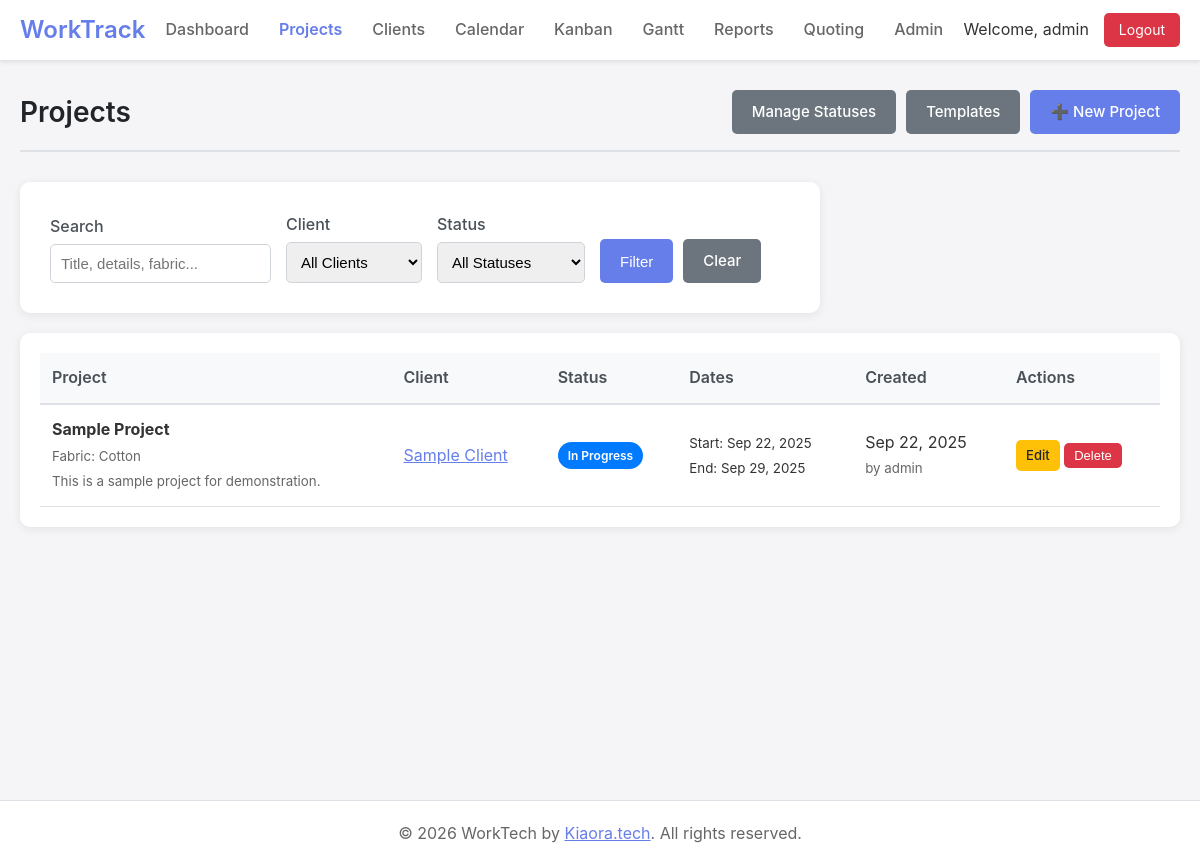
Page /projects.php (signed in) on the earlier database version.
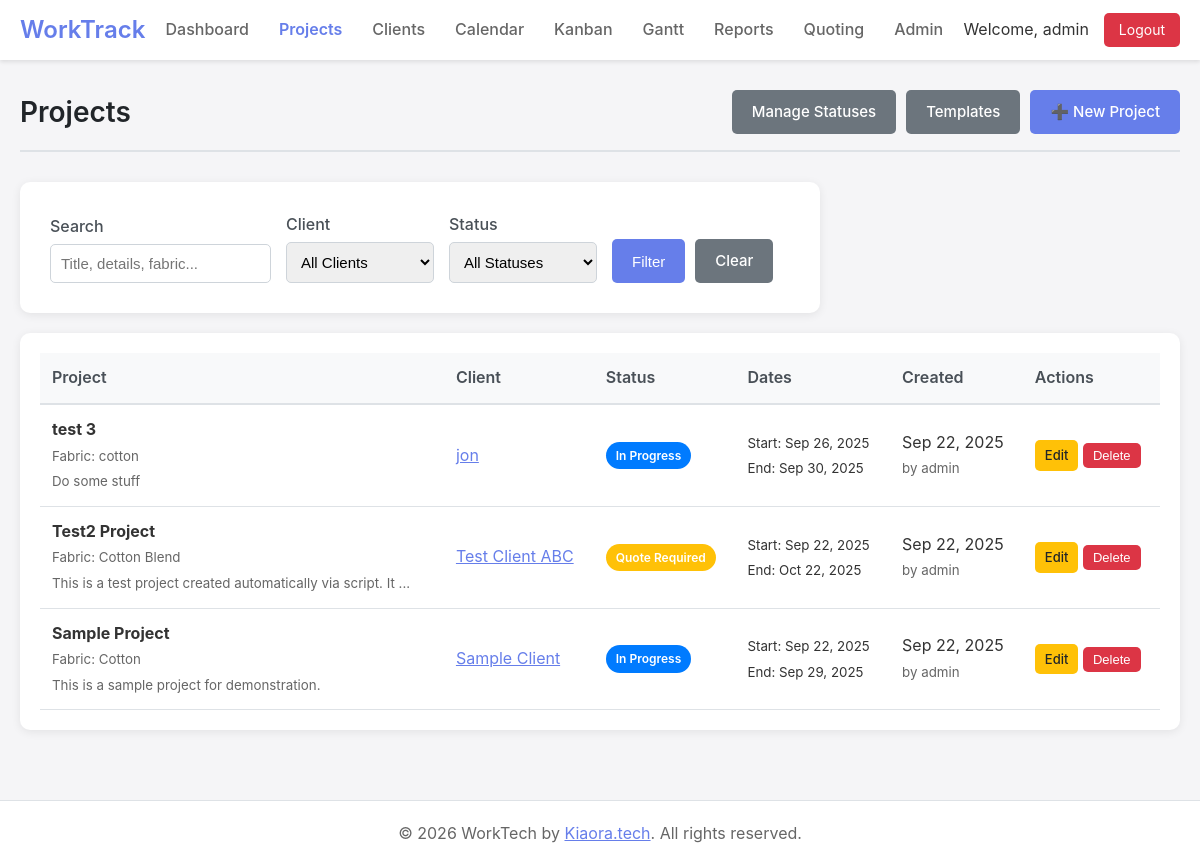
Same page on the later database version.
### tables this page shows
CREATE TABLE projects (
    id INTEGER PRIMARY KEY AUTOINCREMENT,
    title TEXT NOT NULL,
    details TEXT,
    client_id INTEGER REFERENCES clients(id),
    start_date DATE,
    completion_date DATE,
    status_id INTEGER REFERENCES project_statuses(id),
    created_date DATETIME DEFAULT CURRENT_TIMESTAMP,
    fabric TEXT,
    created_by INTEGER REFERENCES users(id),
    updated_by INTEGER REFERENCES users(id),
    updated_at DATETIME DEFAULT CURRENT_TIMESTAMP,
    template_id INTEGER REFERENCES project_templates(id)
);

CREATE TABLE clients (
    id INTEGER PRIMARY KEY AUTOINCREMENT,
    name TEXT NOT NULL,
    address TEXT,
    phone TEXT,
    email TEXT,
    remarks TEXT,
    created_at DATETIME DEFAULT CURRENT_TIMESTAMP,
    updated_at DATETIME DEFAULT CURRENT_TIMESTAMP,
    created_by INTEGER REFERENCES users(id),
    updated_by INTEGER REFERENCES users(id)
);

CREATE TABLE project_statuses (
    id INTEGER PRIMARY KEY AUTOINCREMENT,
    name TEXT NOT NULL,
    color TEXT DEFAULT '#007bff',
    sort_order INTEGER DEFAULT 0,
    is_active BOOLEAN DEFAULT 1
);

### includes/db.php (called while the page is built, shortened)
<?php
class Database {
    private static $instance = null;
    private $conn;
    private function __construct() {
        try {
            $this->conn = new PDO('sqlite:' . DB_PATH);
            $this->conn->setAttribute(PDO::ATTR_ERRMODE, PDO::ERRMODE_EXCEPTION);
            $this->conn->setAttribute(PDO::ATTR_DEFAULT_FETCH_MODE, PDO::FETCH_ASSOC);
            $this->conn->exec('PRAGMA foreign_keys = ON');
        } catch (PDOException $e) {
            die("Connection failed: " . $e->getMessage());
        }
    }
    public static function getInstance() {
        if (!self::$instance) {
            self::$instance = new Database();
        }
        return self::$instance;
    }
    public function query($sql, $params = []) {
        try {
            $stmt = $this->conn->prepare($sql);
            $stmt->execute($params);
            return $stmt;
        } catch (PDOException $e) {
            if (DEBUG_MODE) {
                throw $e;
            }
            error_log($e->getMessage());
            return false;
        }
    }
    public function fetchAll($sql, $params = []) {
        $stmt = $this->query($sql, $params);
        return $stmt ? $stmt->fetchAll() : [];
    }
}
?>

### includes/models/Project.php (called while the page is built, shortened)
<?php
require_once dirname(__DIR__) . '/db.php';
class Project {
    private $db;
    public function __construct() {
        $this->db = Database::getInstance();
    }
    public function getAll($filters = []) {
        $sql = "
            SELECT p.*,
                   c.name as client_name,
                   ps.name as status_name,
                   ps.color as status_color,
                   pt.name as template_name,
                   u1.username as created_by_name,
                   u2.username as updated_by_name
            FROM projects p
            LEFT JOIN clients c ON p.client_id = c.id
            LEFT JOIN project_statuses ps ON p.status_id = ps.id
            LEFT JOIN project_templates pt ON p.template_id = pt.id
            LEFT JOIN users u1 ON p.created_by = u1.id
            LEFT JOIN users u2 ON p.updated_by = u2.id
        ";
        $params = [];
        $conditions = [];
        $sql .= " ORDER BY p.created_date DESC";
        return $this->db->fetchAll($sql, $params);
    }
}

### projects.php (the view, shortened to what the changed rows need)
<?php
require_once 'includes/header.php';
require_once 'includes/models/Project.php';
$projectModel = new Project();
$clientModel = new Client();
$statusModel = new ProjectStatus();
$templateModel = new ProjectTemplate();
$filters = [
    'client_id' => $_GET['client'] ?? '',
    'status_id' => $_GET['status'] ?? '',
    'search' => $_GET['search'] ?? '',
    'date_from' => $_GET['date_from'] ?? '',
    'date_to' => $_GET['date_to'] ?? ''
];
$clients = $clientModel->getAll();
$statuses = $statusModel->getAll();
$templates = $templateModel->getAll();
$projects = $projectModel->getAll($filters);
$editProject = null;
$showForm = isset($_GET['action']) && $_GET['action'] === 'new' || $editProject;
?>
<div class="page-header">
    <h1 class="page-title">Projects</h1>
</div>
<?php if ($showForm): ?>
<div class="form-container">
    <h2><?php echo $editProject ? 'Edit Project' : 'New Project'; ?></h2>
    <form method="POST">
        <input type="hidden" name="action" value="<?php echo $editProject ? 'update' : 'create'; ?>">
        <?php if ($editProject): ?>
            <input type="hidden" name="id" value="<?php echo $editProject['id']; ?>">
        <?php endif; ?>
        <?php if (!$editProject): ?>
        <div class="form-group">
            <label for="template_id">Template (optional)</label>
            <select id="template_id" name="template_id" class="form-control" onchange="loadTemplate()">
                <option value="">-- Select Template --</option>
                <?php foreach ($templates as $template): ?>
                    <option value="<?php echo $template['id']; ?>" <?php echo $template['is_default'] ? 'selected' : ''; ?>>
                        <?php echo htmlspecialchars($template['name']); ?>
                        <?php echo $template['is_default'] ? ' (Default)' : ''; ?>
                    </option>
                <?php endforeach; ?>
            </select>
        </div>
        <?php endif; ?>
        <div class="form-group">
            <label for="title">Project Title *</label>
            <input type="text" id="title" name="title" class="form-control" value="<?php echo htmlspecialchars($editProject['title'] ?? ''); ?>" required>
        </div>
        <div class="form-group">
            <label for="client_id">Client</label>
            <div style="display: flex; gap: 10px; align-items: center;">
                <select id="client_id" name="client_id" class="form-control" style="flex: 1;">
                    <option value="">-- No Client --</option>
                    <?php foreach ($clients as $client): ?>
                        <option value="<?php echo $client['id']; ?>" <?php echo ($editProject['client_id'] ?? '') == $client['id'] ? 'selected' : ''; ?>>
                            <?php echo htmlspecialchars($client['name']); ?>
                        </option>
                    <?php endforeach; ?>
                </select>
                <button type="button" onclick="showQuickClientModal()" class="btn btn-secondary">➕ New</button>
            </div>
        </div>
        <div class="form-group">
            <label for="status_id">Status *</label>
            <select id="status_id" name="status_id" class="form-control" required>
                <?php foreach ($statuses as $status): ?>
                    <option value="<?php echo $status['id']; ?>" <?php echo ($editProject['status_id'] ?? '') == $status['id'] ? 'selected' : ''; ?>>
                        <?php echo htmlspecialchars($status['name']); ?>
                    </option>
                <?php endforeach; ?>
            </select>
        </div>
        <div class="form-group">
            <label for="start_date">Start Date</label>
            <input type="date" id="start_date" name="start_date" class="form-control" value="<?php echo $editProject['start_date'] ?? ''; ?>">
        </div>
        <div class="form-group">
            <label for="completion_date">Completion Date</label>
            <input type="date" id="completion_date" name="completion_date" class="form-control" value="<?php echo $editProject['completion_date'] ?? ''; ?>">
        </div>
        <div class="form-group">
            <label for="fabric">Fabric</label>
            <input type="text" id="fabric" name="fabric" class="form-control" value="<?php echo htmlspecialchars($editProject['fabric'] ?? ''); ?>" placeholder="e.g., Cotton, Polyester">
        </div>
        <div class="form-group">
            <label for="details">Project Details</label>
            <textarea id="details" name="details" class="form-control" rows="4"><?php echo htmlspecialchars($editProject['details'] ?? ''); ?></textarea>
        </div>
        <div style="display: flex; gap: 10px;">
            <button type="submit" class="btn btn-primary">Save Project</button>
            <a href="projects.php" class="btn btn-secondary">Cancel</a>
        </div>
    </form>
</div>
<script>
// Template data for loading
const templates = <?php echo json_encode($templates); ?>;
function loadTemplate() {
    const templateId = document.getElementById('template_id').value;
    if (!templateId) return;
    const template = templates.find(t => t.id == templateId);
    if (template) {
        if (template.default_title) document.getElementById('title').value = template.default_title;
        if (template.default_details) document.getElementById('details').value = template.default_details;
        if (template.default_fabric) document.getElementById('fabric').value = template.default_fabric;
    }
}
// Load default template on page load
document.addEventListener('DOMContentLoaded', function() {
    const templateSelect = document.getElementById('template_id');
    if (templateSelect && templateSelect.value) {
        loadTemplate();
    }
});
// Quick Client Creation
function showQuickClientModal() {
    document.getElementById('quick-client-modal').style.display = 'block';
}
function hideQuickClientModal() {
    document.getElementById('quick-client-modal').style.display = 'none';
    document.getElementById('quick-client-form').reset();
}
function createQuickClient(event) {
    event.preventDefault();
    const form = document.getElementById('quick-client-form');
    const formData = new FormData(form);
    fetch('/work_track/api/quick_client.php', {
        method: 'POST',
        body: formData
    })
    .then(response => response.json())
    .then(data => {
        if (data.success) {
            // Add the new client to the dropdown
            const select = document.getElementById('client_id');
            const option = document.createElement('option');
            option.value = data.client_id;
            option.text = data.client_name;
            option.selected = true;
            select.appendChild(option);
            hideQuickClientModal();
            WorkTrack.showNotification('Client created successfully!', 'success');
        } else {
            WorkTrack.showNotification(data.message || 'Failed to create client', 'danger');
        }
    })
    .catch(error => {
        WorkTrack.showNotification('Error creating client', 'danger');
    });
    return false;
}
</script>
<div id="quick-client-modal" class="modal" style="display: none;">
    <div class="modal-content">
        <div class="modal-header">
            <h3 class="modal-title">Quick Client Creation</h3>
            <span class="modal-close" onclick="hideQuickClientModal()">&times;</span>
        </div>
        <form id="quick-client-form" onsubmit="return createQuickClient(event)">
            <div class="form-group">
                <label for="quick_client_name">Client Name *</label>
                <input type="text" id="quick_client_name" name="name" class="form-control" required>
            </div>
            <div class="form-group">
                <label for="quick_client_email">Email</label>
                <input type="email" id="quick_client_email" name="email" class="form-control">
            </div>
            <div class="form-group">
                <label for="quick_client_phone">Phone</label>
                <input type="tel" id="quick_client_phone" name="phone" class="form-control">
            </div>
            <div style="display: flex; gap: 10px; justify-content: flex-end;">
                <button type="button" onclick="hideQuickClientModal()" class="btn btn-secondary">Cancel</button>
                <button type="submit" class="btn btn-primary">Create Client</button>
            </div>
        </form>
    </div>
</div>
<?php else: ?>
<div class="table-container">
    <table>
        <thead>
            <tr>
                <th>Project</th>
                <th>Client</th>
                <th>Status</th>
                <th>Dates</th>
                <th>Created</th>
                <th>Actions</th>
            </tr>
        </thead>
        <tbody>
            <?php foreach ($projects as $project): ?>
                <tr>
                    <td>
                        <strong><?php echo htmlspecialchars($project['title']); ?></strong>
                        <?php if ($project['fabric']): ?>
                            <br><small style="color: #666;">Fabric: <?php echo htmlspecialchars($project['fabric']); ?></small>
                        <?php endif; ?>
                        <?php if ($project['details']): ?>
                            <br><small style="color: #666;"><?php echo htmlspecialchars(substr($project['details'], 0, 60) . (strlen($project['details']) > 60 ? '...' : '')); ?></small>
                        <?php endif; ?>
                    </td>
                    <td>
                        <?php if ($project['client_name']): ?>
                            <a href="clients.php?edit=<?php echo $project['client_id']; ?>" style="color: #667eea;">
                                <?php echo htmlspecialchars($project['client_name']); ?>
                            </a>
                        <?php else: ?>
                            <span style="color: #999;">No client</span>
                        <?php endif; ?>
                    </td>
                    <td>
                        <span class="status-badge clickable-status"
                              data-project-id="<?php echo $project['id']; ?>"
                              data-current-status="<?php echo $project['status_id']; ?>"
                              style="background: <?php echo $project['status_color']; ?>; color: white; cursor: pointer;"
                              title="Click to change status">
                            <?php echo htmlspecialchars($project['status_name']); ?>
                        </span>
                    </td>
                    <td>
                        <?php if ($project['start_date']): ?>
                            <small>Start: <?php echo date('M j, Y', strtotime($project['start_date'])); ?></small>
                        <?php endif; ?>
                        <?php if ($project['completion_date']): ?>
                            <br><small>End: <?php echo date('M j, Y', strtotime($project['completion_date'])); ?></small>
                        <?php endif; ?>
                    </td>
                    <td>
                        <?php echo date('M j, Y', strtotime($project['created_date'])); ?>
                        <br><small style="color: #666;">by <?php echo htmlspecialchars($project['created_by_name']); ?></small>
                    </td>
                    <td>
                        <a href="?edit=<?php echo $project['id']; ?>" class="btn btn-sm btn-warning">Edit</a>
                        <form method="POST" style="display: inline-block;" onsubmit="return confirm('Are you sure you want to delete this project?');">
                            <button type="submit" class="btn btn-sm btn-danger">Delete</button>
                        </form>
                    </td>
                </tr>
            <?php endforeach; ?>
        </tbody>
    </table>
</div>
<?php endif; ?>
<?php require_once 'includes/footer.php'; ?>

Differences in the rows shown:
added projects: title "test 3", fabric "cotton", details "Do some stuff", client.name "jon", status.name "In Progress", start_date "Sep 26, 2025", completion_date "Sep 30, 2025", created_date "Sep 22, 2025", created_by_name "admin"
added projects: title "Test2 Project", fabric "Cotton Blend", details "This is a test project created automatically via script. It ...", client.name "Test Client ABC", status.name "Quote Required", start_date "Sep 22, 2025", completion_date "Oct 22, 2025", created_date "Sep 22, 2025", created_by_name "admin"
